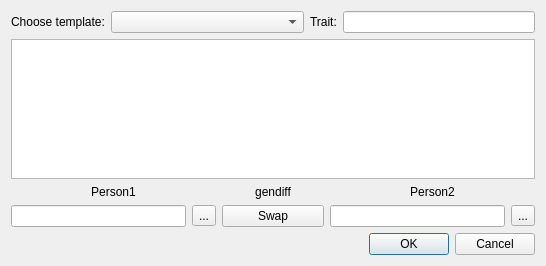
<?xml version="1.0" encoding="UTF-8"?>
<ui version="4.0">
 <class>RelationDialog</class>
 <widget class="QDialog" name="RelationDialog">
  <property name="geometry">
   <rect>
    <x>0</x>
    <y>0</y>
    <width>546</width>
    <height>266</height>
   </rect>
  </property>
  <property name="windowTitle">
   <string>Relation editor</string>
  </property>
  <property name="windowIcon">
   <iconset resource="resources.qrc">
    <normaloff>:/resources/appIcon.svg</normaloff>:/resources/appIcon.svg</iconset>
  </property>
  <property name="modal">
   <bool>true</bool>
  </property>
  <layout class="QVBoxLayout" name="verticalLayout_4">
   <item>
    <layout class="QHBoxLayout" name="horizontalLayout" stretch="0,1,0,1">
     <item>
      <widget class="QLabel" name="chooseTemplateLabel">
       <property name="text">
        <string>Choose template:</string>
       </property>
      </widget>
     </item>
     <item>
      <widget class="QComboBox" name="templatesComboBox"/>
     </item>
     <item>
      <widget class="QLabel" name="traitLabel">
       <property name="text">
        <string>Trait:</string>
       </property>
      </widget>
     </item>
     <item>
      <widget class="QLineEdit" name="traitText">
       <property name="readOnly">
        <bool>true</bool>
       </property>
      </widget>
     </item>
    </layout>
   </item>
   <item>
    <widget class="QTextEdit" name="descriptionText">
     <property name="readOnly">
      <bool>true</bool>
     </property>
    </widget>
   </item>
   <item>
    <layout class="QHBoxLayout" name="horizontalLayout_2" stretch="2,1,2">
     <item>
      <layout class="QVBoxLayout" name="verticalLayout">
       <item>
        <widget class="QLabel" name="person1Label">
         <property name="text">
          <string>Person1</string>
         </property>
         <property name="alignment">
          <set>Qt::AlignCenter</set>
         </property>
        </widget>
       </item>
       <item>
        <layout class="QHBoxLayout" name="horizontalLayout_4">
         <item>
          <widget class="QLineEdit" name="person1Text">
           <property name="readOnly">
            <bool>true</bool>
           </property>
          </widget>
         </item>
         <item>
          <widget class="QToolButton" name="person1Button">
           <property name="text">
            <string>...</string>
           </property>
          </widget>
         </item>
        </layout>
       </item>
      </layout>
     </item>
     <item>
      <layout class="QVBoxLayout" name="verticalLayout_3">
       <item>
        <widget class="QLabel" name="generationDifference">
         <property name="text">
          <string>gendiff</string>
         </property>
         <property name="alignment">
          <set>Qt::AlignCenter</set>
         </property>
        </widget>
       </item>
       <item>
        <widget class="QPushButton" name="switchButton">
         <property name="text">
          <string>Swap</string>
         </property>
         <property name="icon">
          <iconset resource="resources.qrc">
           <normaloff>:/resources/swap.svg</normaloff>:/resources/swap.svg</iconset>
         </property>
        </widget>
       </item>
      </layout>
     </item>
     <item>
      <layout class="QVBoxLayout" name="verticalLayout_2">
       <item>
        <widget class="QLabel" name="person2Label">
         <property name="text">
          <string>Person2</string>
         </property>
         <property name="alignment">
          <set>Qt::AlignCenter</set>
         </property>
        </widget>
       </item>
       <item>
        <layout class="QHBoxLayout" name="horizontalLayout_5">
         <item>
          <widget class="QLineEdit" name="person2Text">
           <property name="readOnly">
            <bool>true</bool>
           </property>
          </widget>
         </item>
         <item>
          <widget class="QToolButton" name="person2Button">
           <property name="text">
            <string>...</string>
           </property>
          </widget>
         </item>
        </layout>
       </item>
      </layout>
     </item>
    </layout>
   </item>
   <item>
    <widget class="QDialogButtonBox" name="buttonBox">
     <property name="orientation">
      <enum>Qt::Horizontal</enum>
     </property>
     <property name="standardButtons">
      <set>QDialogButtonBox::Cancel|QDialogButtonBox::Ok</set>
     </property>
     <property name="centerButtons">
      <bool>false</bool>
     </property>
    </widget>
   </item>
  </layout>
 </widget>
 <tabstops>
  <tabstop>templatesComboBox</tabstop>
  <tabstop>descriptionText</tabstop>
  <tabstop>person1Text</tabstop>
  <tabstop>person1Button</tabstop>
  <tabstop>switchButton</tabstop>
  <tabstop>person2Text</tabstop>
  <tabstop>person2Button</tabstop>
 </tabstops>
 <resources>
  <include location="resources.qrc"/>
 </resources>
 <connections>
  <connection>
   <sender>buttonBox</sender>
   <signal>rejected()</signal>
   <receiver>RelationDialog</receiver>
   <slot>reject()</slot>
   <hints>
    <hint type="sourcelabel">
     <x>316</x>
     <y>260</y>
    </hint>
    <hint type="destinationlabel">
     <x>286</x>
     <y>274</y>
    </hint>
   </hints>
  </connection>
 </connections>
</ui>
